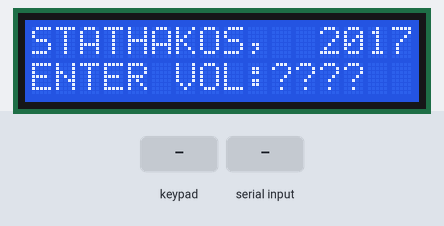
A sketch run on a simulated Arduino Uno, built with avr-gcc and run on an emulated ATmega328P. On the bench: 16×2 character LCD. Wiring (inferred from the names in the program): 24Cxx EEPROM at I2C address 0x50. The inputs (shaded band) are chosen by the test bench. EEPROM starts erased; what the sketch prints to the serial monitor is not drawn.

Above: at 2.6 s.
2.7 s: keypad keys 1 0 0 0 pressed 0.4 s apart
At 4.5 s:
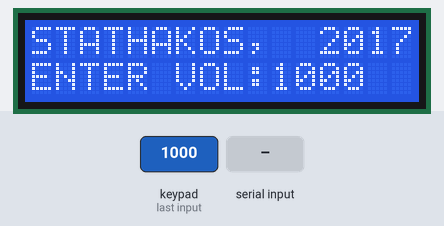
At 5.5 s:
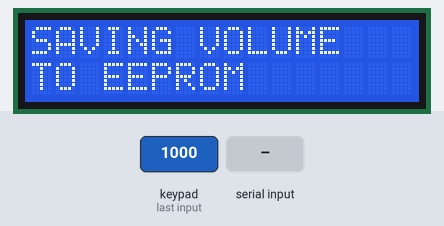
6.4 s: "90,45\n" received over Serial
At 9.4 s:
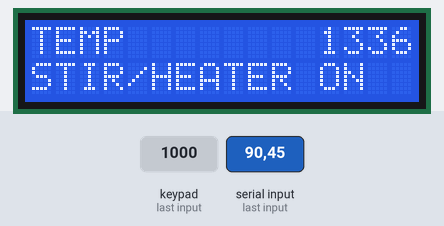
Timing chart, 0 to 10.9 s (numbered marks = the images above; inputs shaded):
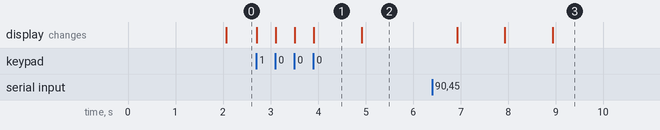

Measured:
- after the input at 2.7 s, the display: first changes at once (image 1 shows a later state)
- after the input at 6.4 s, the display: first differs from a run without the input after 2.5 s (image 3)
- what the display in image 1 shows lasts 1.0 s, from 3.9 s to 4.9 s

The sketch:

ECE2017.ino
```cpp
// Include the libraries
#include <LiquidCrystal.h>
#include <Keypad.h>
#include <Wire.h>

// Initialize the LCD library by associating any needed pin
// with the arduino pin number it is connected to based on the pins we put in spare parts
const int rs = 13, en = 12, d4 = 8, d5 = 9, d6 = 10, d7 = 11 ;
LiquidCrystal lcd(rs, en, d4, d5, d6, d7);  //LiquidCrystal lcd is a class for the lcd display


// Initialize the keypad
const byte ROWS = 4;
const byte COLS = 4;

// Naming the keypad buttons to be specific characters
char hexaKeys[ROWS][COLS] = {
  {'1','2','3','A'},
  {'4','5','6','B'},
  {'7','8','9','C'},
  {'*','0','#','D'}
};


byte rowPins[ROWS] = {A0,A1,A2,A3}; // Pins for the rows based on the pins we put in spare parts
byte colPins[COLS] = {7,6,5,4}; // Pins for the columns based on the pins we put in spare parts

Keypad customKeypad = Keypad(makeKeymap(hexaKeys), rowPins, colPins, ROWS, COLS); // Creating a class instance for the keypad


// Initialize the EEPROM
#define EEPROM_ID 0xA0 >> 1 // Shifting the address 1 bit right so from an 8bit we make it a 7bit, it is needed for the I2C library(Wire)

// Variables for the main body
unsigned int desired_vol=0, lByte, hByte, vol=0, temp;
int floater_val, choice=0;

void setup() {

  // Set up the LCD's number of columns and rows
  lcd.begin(16, 2); // Dimensions 16x2

  // Start serial connection
  Serial.begin(9600);
  // Starts I2C
  Wire.begin();

}

void loop() {

  // The delay is added because when th loop reaches the end, sometimes it doesn't take into consideration the
  // delay there, so it clears the lcd before you can read the last message(TEMP 26 \n CYCLE COMPLETE)
  delay(2000);
  lcd.clear();

  // Setting the variable at zero after each iteration of the loop
  desired_vol = 0;
  // Move the cursor to the first row first column of the LCD
  lcd.setCursor(0,0);
  // Print the surname and AM to the LCD
  lcd.print("STATHAKOS,  2017");
  // Move the cursor to the second row first column of the LCD
  lcd.setCursor(0,1);
  // Print the volume message
  lcd.print("ENTER VOL:????");

  // Transmit to deice 24c04 EEPROM
  Wire.beginTransmission(EEPROM_ID);
  // Write to mem at address 0x10
  Wire.write(0x10);


  // Loop for getting the numbers from the keypad and at the same time saving them at EEPROM, in order to have a better code efficiency
  for(int i=0; i<4; i++){
    // Get pressed key from the keypad
    char customkey = customKeypad.getKey();

    if(customkey){
      // Set the cursor to column 10+i, line 1
      lcd.setCursor(10+i,1);

      // Save the numbers to EEPROM
      Wire.write(int(customkey));

      // Print the character pressed on key pad
      lcd.print(customkey);
    }else{
      i--;
    }
  }

  // End the transmission
  Wire.endTransmission();

  delay(1000);

  // clear the lcd display
  lcd.clear();

  // Move the cursor to the first row first column of the LCD and print the message
  lcd.setCursor(0,0);
  lcd.print("SAVING VOLUME");

  // Move the cursor to the second row first column of the LCD and print the message
  lcd.setCursor(0,1);
  lcd.print("TO EEPROM");

  delay(2000);

  // Request from the EEPROM the 4 bytes, each byte is a number for the volume
  Wire.beginTransmission(EEPROM_ID);
  Wire.write(0x10);
  Wire.endTransmission(EEPROM_ID);
  Wire.requestFrom(EEPROM_ID,4);

  // Clear the LCD and set cursor at first row first column
  lcd.clear();
  lcd.setCursor(0,0);

  // Reading the bytes and multiplying each one with their corresponding multiplication of the unit in order to create the 4 digit number.
  // We first get the byte at place 0x10,wich has the biggest multiplication of the unit, and last the byte at place 0x13, wich has the lowest multiplication of the unit.
  // The previous assumption is based on the way that I stored the numbers

  // For Byte number 4 (biggest byte)
  vol = Wire.read() - 48;
  vol = vol*1000;
  desired_vol += vol;

  // For Byte number 3 (2nd biggest byte)
  vol = Wire.read() - 48;
  vol = vol*100;
  desired_vol += vol;

  // For Byte number 2 (2nd lowest byte)
  vol = Wire.read() - 48;
  vol = vol*10;
  desired_vol += vol;

  // For Byte number 1 (lowest byte)
  vol = Wire.read() - 48;
  desired_vol += vol;

  // Printing the message and number on first row
  lcd.clear();
  lcd.setCursor(0,0);
  lcd.print("VOLUME");
  lcd.setCursor(10,0);
  lcd.print(desired_vol);

  delay(1000);

  // Printing the messages on first and second row accordingly
  lcd.clear();
  lcd.setCursor(0,0);
  lcd.print("OUTLET ON");
  lcd.setCursor(0,1);
  lcd.print("INLET OFF");

  delay(1000);

  // Closing the inlet valve
  Serial.write(0x00);
  Serial.write(0x00);

  // Opening the outlet valve
  Serial.write(0x01);
  Serial.write(0x01);

  // Checking the low-floater, as long as it remains 1(tank has water), the code will stay in the loop and
  // the outlent valve won't close.
  // The same logic(while or do while loop) is applied to all checks(volume and temperature)
  do{
    Serial.write(0x11);
    while(!Serial.available()){}
    floater_val = Serial.read();
  }while(floater_val == 1);

  // Closing the outlet valve after the low-floater is 0(tank is empty)
  Serial.write(0x01);
  Serial.write(0x00);


  // Printing the messages on first and second row accordingly
  lcd.clear();
  lcd.setCursor(0,0);
  lcd.print("OUTLET OFF");
  lcd.setCursor(0,1);
  lcd.print("INLET ON");

  // Opening the inlet valve
  Serial.write(0x00);
  Serial.write(0x01);

  // Ckecking the volume in order to close the inlet valve after the wanted volume is reached
  // We get the tank volume in 2 bytes that come in sequence with first the high byte, so in order to
  // get the full volume, we must join the bytes and get a 2 byte number(16 bit number)
  do{
    Serial.write(0x30);
    while(!Serial.available()){}
    hByte = Serial.read();
    while(!Serial.available()){}
    lByte = Serial.read();
    // In order to join the bytes, we need to swift the bits of the first byte 8 places to the left, so they become the high byte og the 16bit number(2bytes)
    // and then use an "or" mask in order to put the low byte at the low byte of the 16bit number(2bytes)
    vol = (hByte << 8 ) | lByte;
  }while(vol < desired_vol);

  // Closing the intlet valve
  Serial.write(0x00);
  Serial.write(0x00);

  // Calculating current temp
  // In order to calculate the temperature, we need to do the same procedure as the procedure we did for the volume
  Serial.write(0x31);
  while(!Serial.available()){}
  hByte = Serial.read();
  while(!Serial.available()){}
  lByte = Serial.read();

  temp = (hByte << 8 ) | lByte;

  // Printing the messages on first and second row accordingly
  lcd.clear();
  lcd.setCursor(0,0);
  lcd.print("TEMP");
  lcd.setCursor(12,0);
  lcd.print(temp);
  lcd.setCursor(0,1);
  lcd.print("STIR/HEATER ON");

  delay("1000");

  // Starting stirrer
  Serial.write(0x04);
  Serial.write(0x01);

  // Cheking temp to start cooler or heater or do nothing(starting temp already at 26)
  if(temp < 26){
    Serial.write(0x02);
    Serial.write(0x01);
    choice = 1;
  }else if(temp > 26){
    Serial.write(0x03);
    Serial.write(0x01);
    choice = 2;
  }else{
    choice = 0;
  }

  // Ckecking the temp in order to then close the heater/cooler and stirrer after the wanted temp is reached
  while(temp != 26){
    Serial.write(0x31);
    while(!Serial.available()){}
    hByte = Serial.read();
    while(!Serial.available()){}
    lByte = Serial.read();
    temp = (hByte << 8 ) | lByte;
  }


  // Closing heater or cooler or nothing(if we didn't open anything at the start)
  if(choice == 1){
    Serial.write(0x02);
    Serial.write(0x00);
  }else if(choice == 2){
    Serial.write(0x03);
    Serial.write(0x00);
  }

  // Closing stirrer
  Serial.write(0x04);
  Serial.write(0x00);

  // Printing the messages on first and second row accordingly
  lcd.clear();
  lcd.setCursor(0,0);
  lcd.print("TEMP");
  lcd.setCursor(12,0);
  lcd.print(temp);
  lcd.setCursor(0,1);
  lcd.print("CYCLE COMPLETE");

  delay("2000");


}
```
